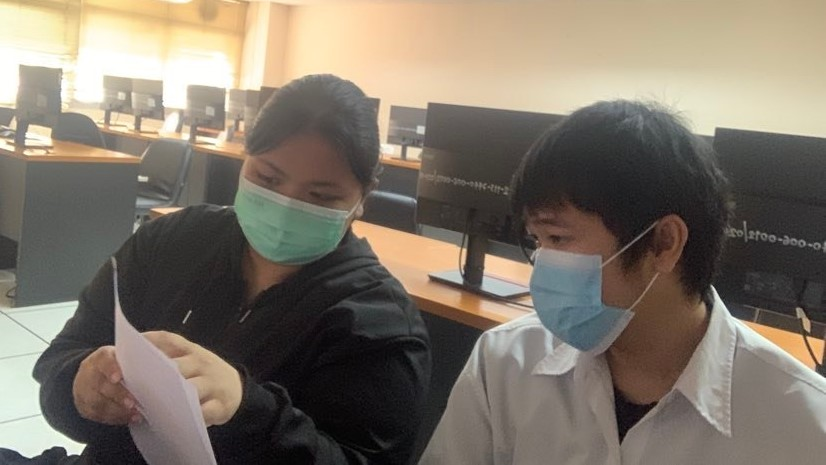
#> input picture image/me.jpg, 826 x 465 px
$ python lab03.py
#> lines starting #> are read from the running program, lines starting #| are printed output that depends on the picture
import cv2
import numpy
imggmn = cv2.imread('image/me.jpg')
#> imggmn is the input picture: shape (465, 826, 3); mean B, G, R 105.3, 117.8, 127.1
imageresize = cv2.resize(imggmn, (250,250))
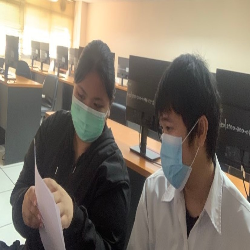
#> imageresize: shape (250, 250, 3); mean B, G, R 105.2, 117.6, 127

points = []


def clickPosition(event, x, y, flags, param):
    if event == cv2.EVENT_LBUTTONDOWN:
        cv2.circle(imggmn, (x, y), 10, (255, 0, 255), 5)
        points.append((x, y))
        if len(points) >= 2:
            cv2.line(imggmn, points[-2], points[-1], (0, 255, 255), 5)
        cv2.imshow("05630201003-3 Panwasa", imggmn)


# แสดงภาพ
cv2.imshow("05630201003-3 Panwasa", imggmn)
# ทางานกับ Mouse
cv2.setMouseCallback("05630201003-3 Panwasa", clickPosition)
cv2.waitKey(0)
cv2.destroyAllWindows()
